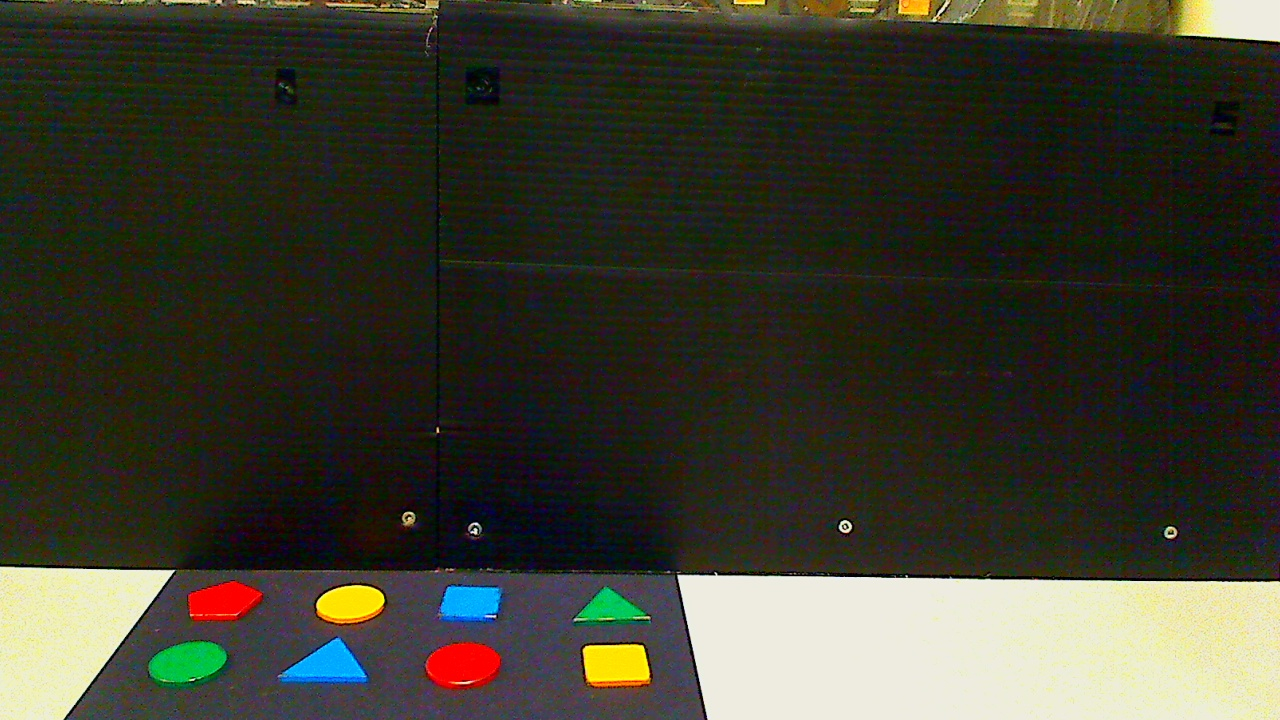
#> input picture demo/multi.jpg, 1280 x 720 px
$ python couleur.py
#> lines starting #> are read from the running program, lines starting #| are printed output that depends on the picture; after the words box and inside, x2 and y2 are one past the last pixel; in counts of white or black regions, pixels touching at a corner belong together
#> further down, big_img is the input picture: shape (720, 1280, 3); mean B, G, R 46.9, 60.3, 60.5
import cv2
import numpy as np


def color(big_img,i):
#> called with i = '0'
  big_img = cv2.GaussianBlur(big_img , (5, 5), 0)
  big_img = cv2.medianBlur(big_img , ksize=3)
  # define green value range
  image_hsv = cv2.cvtColor(big_img, cv2.COLOR_BGR2HSV)
#> image_hsv: shape (720, 1280, 3); mean H, S, V 56.9, 119.2, 67.7
  #cv2.imshow("img", big_img)

  big_img_hsv = cv2.cvtColor(big_img, cv2.COLOR_BGR2HSV)
  #cv2.imshow("img2", big_img_hsv)
  str=""
  # black
  # mask = cv2.inRange(big_img_hsv , np.array([0, 0, 0]), np.array([180, 255, 90]))
  # white
  # mask = cv2.inRange(big_img_hsv , np.array([0, 0, 0]), np.array([0, 0, 255]))
  # blue
  if i == "0":
    mask=cv2.inRange(big_img_hsv,np.array([90,110,80]),np.array([110,255,255]))
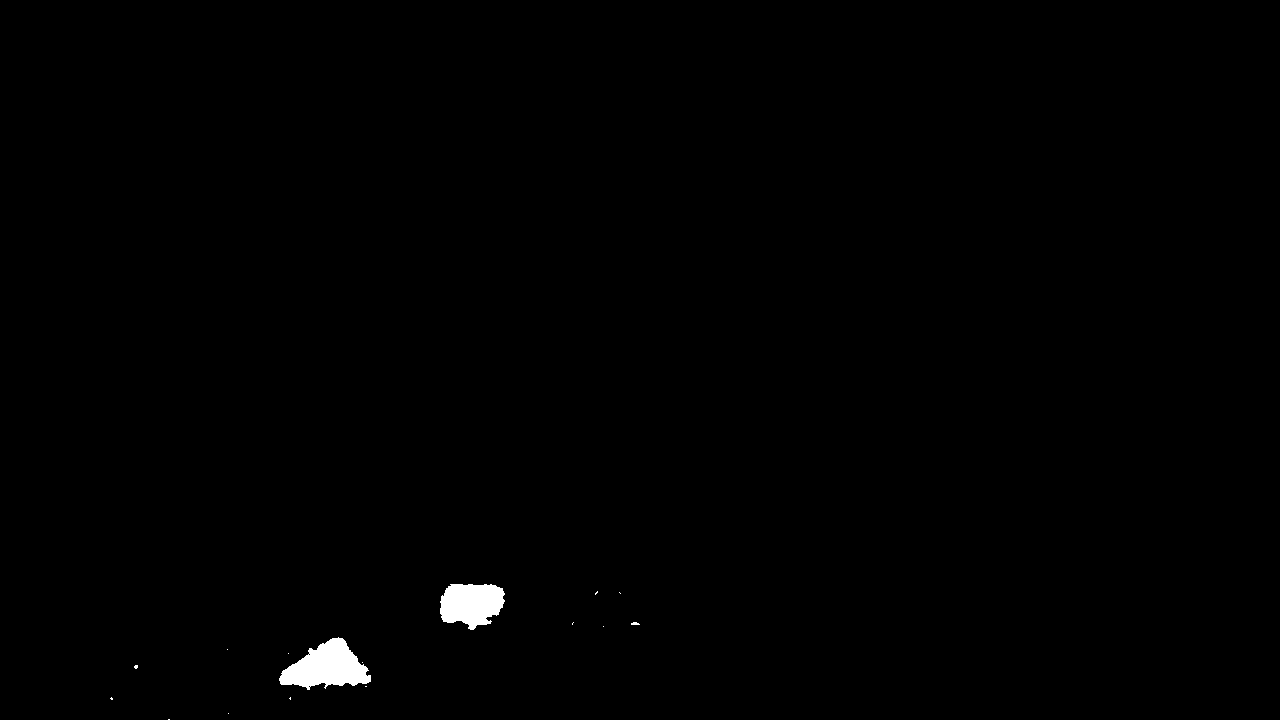
#> mask: shape (720, 1280); 0.56% white; 16 white regions (13 under 20 px), largest, box (x1, y1, x2, y2) and area: (279, 637, 371, 690) 2820, (440, 584, 505, 630) 2252, (631, 622, 640, 625) 21
    str="blue"
    #  alternative mask = cv2.inRange(big_img_hsv ,np.array([80,50,50]), np.array([130,255,255]))
  elif i == "1":
       #yellow
       mask = cv2.inRange(big_img_hsv ,np.array([15, 95, 60]), np.array([35, 255, 255]))
       str="jaune"
  elif i == "2":
       # red
       mask = cv2.inRange(big_img_hsv ,np.array([0, 150, 100]), np.array([15, 255, 255]))
       str="rouge"

  elif i == "3":

       # green
       mask = cv2.inRange(big_img_hsv, np.array([40, 36, 50]), np.array([80, 255, 255]))
       str="vert"
  kernel = cv2.getStructuringElement(cv2.MORPH_RECT, ksize=(3, 3))
  mask = cv2.morphologyEx(mask, cv2.MORPH_OPEN, kernel=kernel)
#> mask: shape (720, 1280); 0.55% white; 4 white regions (2 under 20 px), largest, box (x1, y1, x2, y2) and area: (279, 638, 371, 690) 2802, (440, 584, 504, 630) 2235
  mask = cv2.morphologyEx(mask, cv2.MORPH_CLOSE, kernel=kernel, iterations=3)
#> mask: shape (720, 1280); 0.56% white; 4 white regions (2 under 20 px)
  contours, hierarchy = cv2.findContours(mask, cv2.RETR_TREE, cv2.CHAIN_APPROX_SIMPLE)
#> contours = 4 contours, 2 with area under 20; largest, box (x1, y1, x2, y2) and area: (279, 638, 371, 690) 2724, (440, 584, 504, 630) 2171
  color_img = cv2.cvtColor(mask, cv2.COLOR_GRAY2BGR)
#> color_img: shape (720, 1280, 3); 0.56% white; 4 white regions (2 under 20 px), largest, box (x1, y1, x2, y2) and area: (279, 638, 371, 690) 2837, (440, 584, 504, 630) 2265
  color_img = cv2.drawContours(color_img, contours, -1, (0, 255, 0), 2)
#> color_img: shape (720, 1280, 3); mean B, G, R 1.2, 1.6, 1.2
  cv2.imshow("Contour"+" "+str, color_img)
if __name__ == "__main__":
  big_img = cv2.imread("multi.jpg", 1)
  color(big_img,"0")
  color(big_img, "1")
#> in color (call 2), `mask = cv2.inRange(big_img_hsv ,np.array([15, 95, 60]), np.array([35, ..`: mask: shape (720, 1280); 2.4% white; 234 white regions (167 under 20 px), largest, box (x1, y1, x2, y2) and area: (964, 0, 1210, 39) 6922, (720, 0, 951, 29) 3758, (580, 642, 654, 690) 2549
#> in color (call 2), `mask = cv2.morphologyEx(mask, cv2.MORPH_OPEN, kernel=kernel)`: mask: shape (720, 1280); 2.2% white; 105 white regions (55 under 20 px), largest, box (x1, y1, x2, y2) and area: (965, 0, 1210, 38) 6883, (786, 0, 951, 28) 2893, (582, 642, 653, 683) 2498
#> in color (call 2), `mask = cv2.morphologyEx(mask, cv2.MORPH_CLOSE, kernel=kernel, iteratio..`: mask: shape (720, 1280); 2.4% white; 63 white regions (29 under 20 px)
#> in color (call 2), `contours, hierarchy = cv2.findContours(mask, cv2.RETR_TREE, cv2.CHAIN_..`: contours = 63 contours, 41 with area under 20; largest, box (x1, y1, x2, y2) and area: (582, 0, 1210, 38) 12574, (582, 642, 653, 691) 2498, (315, 581, 386, 629) 2152, (344, 0, 440, 26) 1078, (64, 0, 117, 16) 332
#> in color (call 2), `color_img = cv2.cvtColor(mask, cv2.COLOR_GRAY2BGR)`: color_img: shape (720, 1280, 3); 2.4% white; 63 white regions (29 under 20 px), largest, box (x1, y1, x2, y2) and area: (582, 0, 1210, 38) 13334, (582, 642, 653, 691) 2616, (315, 581, 386, 629) 2255
#> in color (call 2), `color_img = cv2.drawContours(color_img, contours, -1, (0, 255, 0), 2)`: color_img: shape (720, 1280, 3); mean B, G, R 4.2, 7, 4.2
  color(big_img, "2")
#> call 3 of color, with i = '2'
#> in color (call 3), `mask = cv2.inRange(big_img_hsv ,np.array([0, 150, 100]), np.array([15,..`:
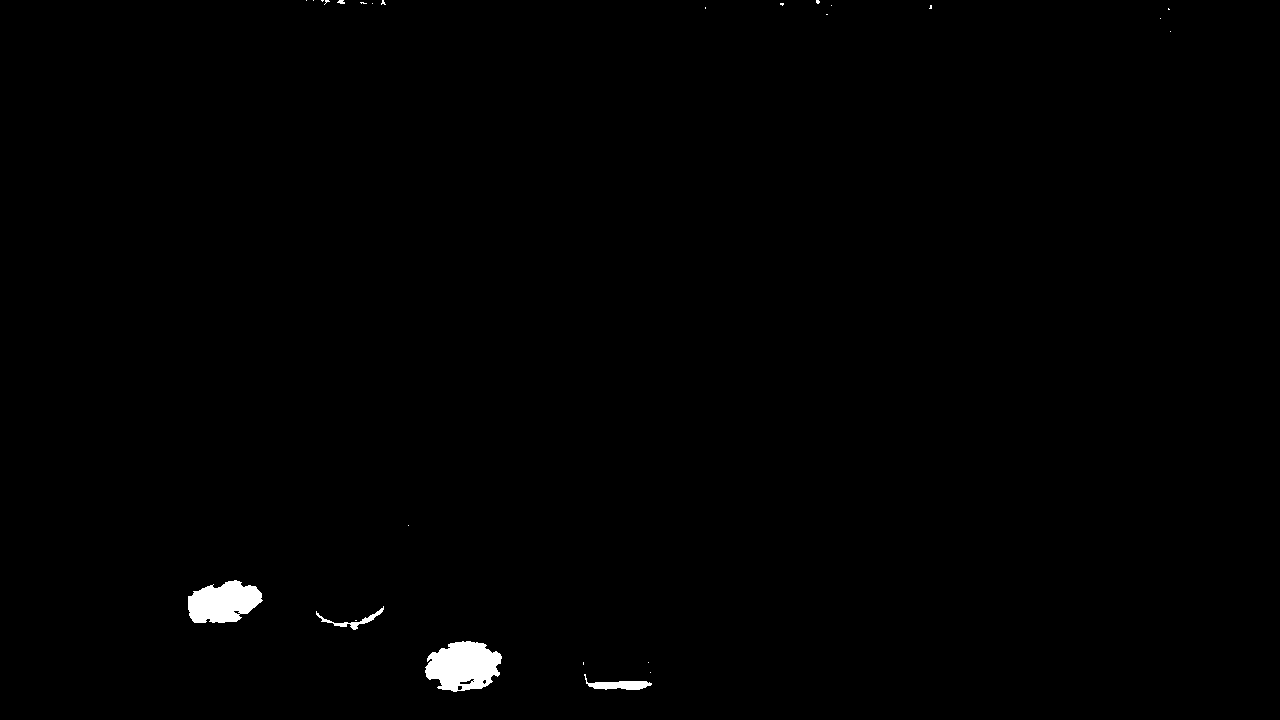
#> mask: shape (720, 1280); 0.65% white; 26 white regions (21 under 20 px), largest, box (x1, y1, x2, y2) and area: (425, 641, 502, 692) 2806, (188, 580, 263, 623) 2319, (584, 674, 652, 690) 461, (316, 606, 384, 630) 282, (337, 0, 345, 4) 23
#> in color (call 3), `mask = cv2.morphologyEx(mask, cv2.MORPH_OPEN, kernel=kernel)`: mask: shape (720, 1280); 0.63% white; 10 white regions (3 under 20 px), largest, box (x1, y1, x2, y2) and area: (425, 641, 502, 692) 2774, (188, 580, 262, 623) 2308, (588, 681, 651, 690) 440
#> in color (call 3), `mask = cv2.morphologyEx(mask, cv2.MORPH_CLOSE, kernel=kernel, iteratio..`: mask: shape (720, 1280); 0.65% white; 8 white regions (3 under 20 px)
#> in color (call 3), `contours, hierarchy = cv2.findContours(mask, cv2.RETR_TREE, cv2.CHAIN_..`: contours = 8 contours, 4 with area under 20; largest, box (x1, y1, x2, y2) and area: (425, 641, 502, 692) 2777, (188, 580, 262, 623) 2262, (588, 681, 651, 690) 379, (334, 609, 383, 630) 179
#> in color (call 3), `color_img = cv2.cvtColor(mask, cv2.COLOR_GRAY2BGR)`: color_img: shape (720, 1280, 3); 0.65% white; 8 white regions (3 under 20 px), largest, box (x1, y1, x2, y2) and area: (425, 641, 502, 692) 2884, (188, 580, 262, 623) 2356, (588, 681, 651, 690) 444, (334, 609, 383, 630) 232, (322, 619, 330, 623) 24
#> in color (call 3), `color_img = cv2.drawContours(color_img, contours, -1, (0, 255, 0), 2)`: color_img: shape (720, 1280, 3); mean B, G, R 1.3, 1.9, 1.3
  color(big_img, "3")
#> call 4 of color, with i = '3'
#> in color (call 4), `mask = cv2.inRange(big_img_hsv, np.array([40, 36, 50]), np.array([80, ..`: mask: shape (720, 1280); 1.7% white; 642 white regions (495 under 20 px), largest, box (x1, y1, x2, y2) and area: (138, 634, 231, 709) 3705, (574, 584, 650, 630) 1936, (0, 0, 46, 22) 380
#> in color (call 4), `mask = cv2.morphologyEx(mask, cv2.MORPH_OPEN, kernel=kernel)`: mask: shape (720, 1280); 1.3% white; 237 white regions (132 under 20 px), largest, box (x1, y1, x2, y2) and area: (143, 635, 231, 703) 3590, (576, 585, 649, 630) 1921, (53, 541, 79, 559) 212
#> in color (call 4), `mask = cv2.morphologyEx(mask, cv2.MORPH_CLOSE, kernel=kernel, iteratio..`:
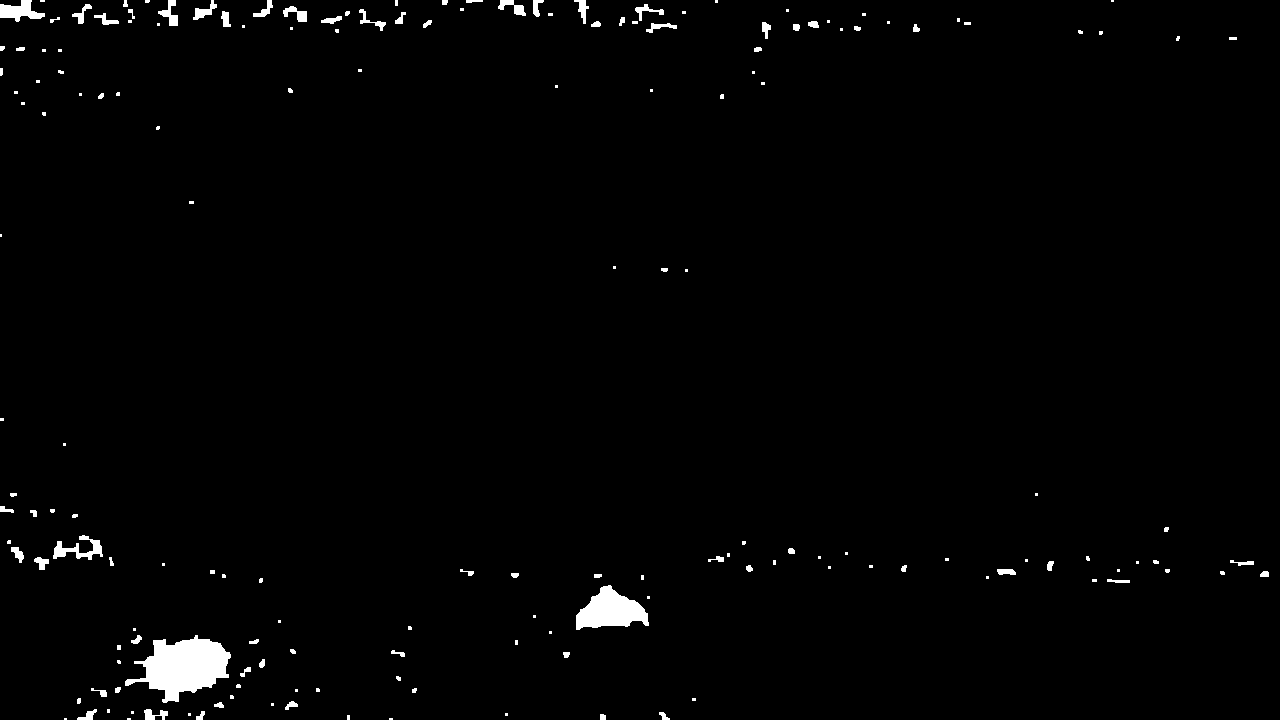
#> mask: shape (720, 1280); 1.4% white; 174 white regions (90 under 20 px)
#> in color (call 4), `contours, hierarchy = cv2.findContours(mask, cv2.RETR_TREE, cv2.CHAIN_..`: contours = 174 contours, 115 with area under 20; largest, box (x1, y1, x2, y2) and area: (125, 635, 231, 703) 3806, (576, 585, 649, 630) 1865, (0, 0, 45, 22) 476, (53, 535, 103, 560) 402, (158, 0, 178, 26) 185
#> in color (call 4), `color_img = cv2.cvtColor(mask, cv2.COLOR_GRAY2BGR)`: color_img: shape (720, 1280, 3); 1.4% white; 174 white regions (90 under 20 px), largest, box (x1, y1, x2, y2) and area: (125, 635, 231, 703) 3981, (576, 585, 649, 630) 1959, (0, 0, 45, 22) 539
#> in color (call 4), `color_img = cv2.drawContours(color_img, contours, -1, (0, 255, 0), 2)`:
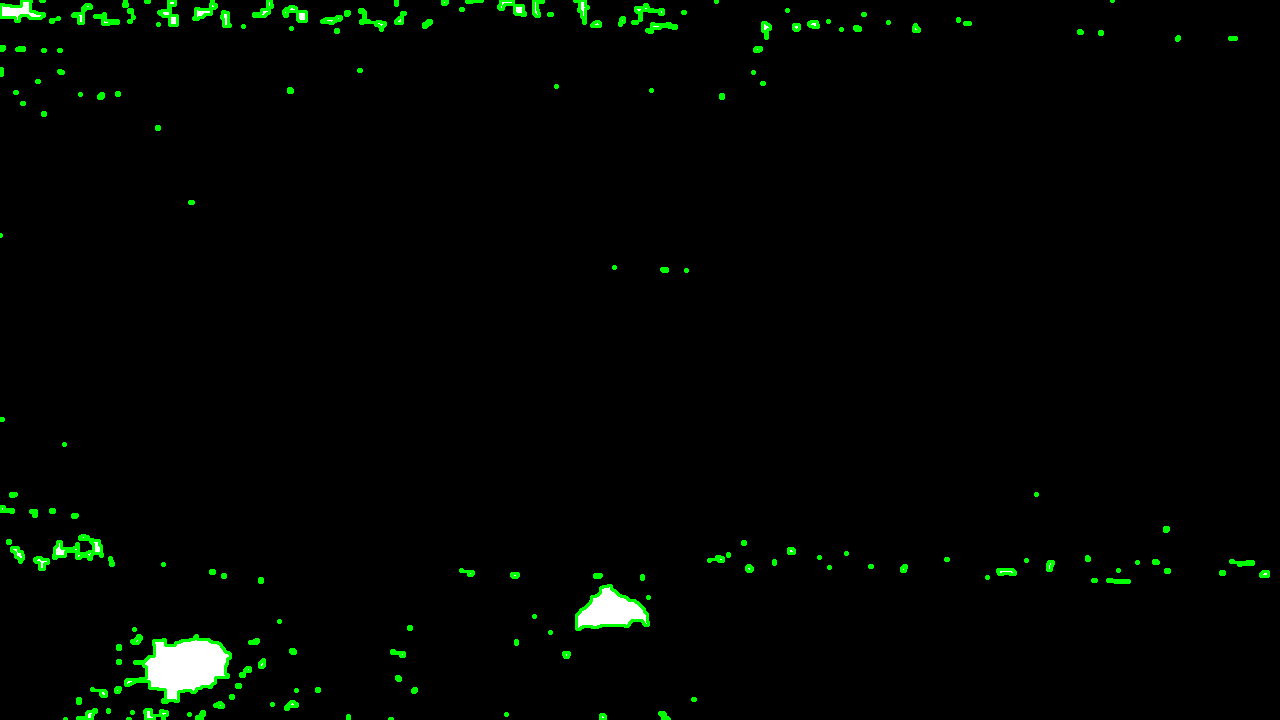
#> color_img: shape (720, 1280, 3); mean B, G, R 1.6, 5.1, 1.6
  cv2.waitKey()
